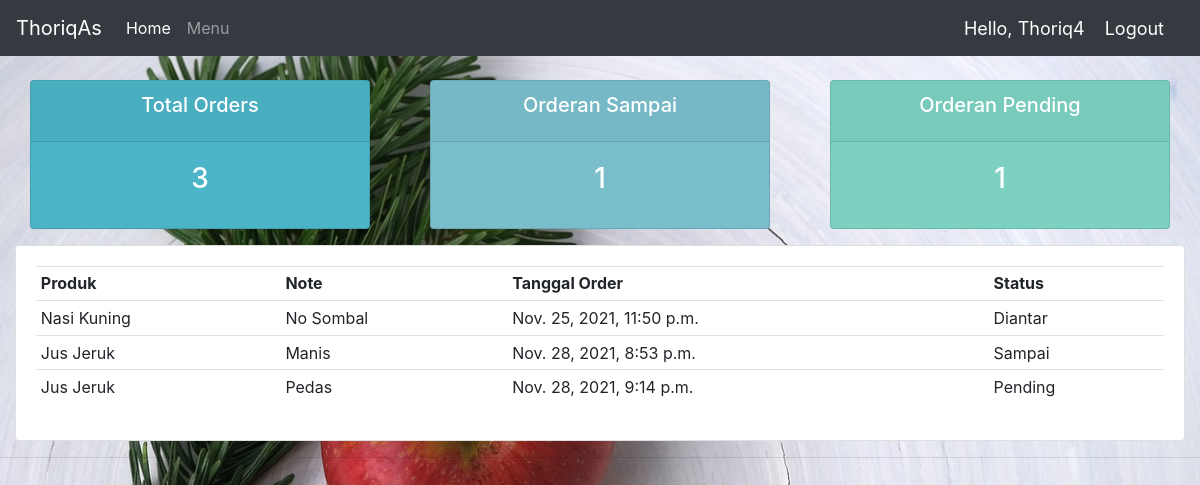
Page /user/ (signed in) on the committed database.
### accounts/models.py (models this page shows)
class Order(models.Model):
	STATUS = (
			('Pending', 'Pending'),
			('Diantar', 'Diantar'),
			('Sampai', 'Sampai'),
			)
	customer = models.ForeignKey(Customer, null=True, on_delete= models.SET_NULL)
	product = models.ForeignKey(Product, null=True, on_delete= models.SET_NULL)
	date_created = models.DateTimeField(auto_now_add=True, null=True)
	status = models.CharField(max_length=200, null=True, choices=STATUS)
	note = models.CharField(max_length=1000, null=True)
	def __str__(self):
		return self.product.name

class Product(models.Model):
	CATEGORY = (
			('Indoor', 'Indoor'),
			('Out Door', 'Out Door'),
			)
	name = models.CharField(max_length=200, null=True)
	price = models.FloatField(null=True)
	category = models.CharField(max_length=200, null=True, choices=CATEGORY)
	description = models.CharField(max_length=200, null=True, blank=True)
	date_created = models.DateTimeField(auto_now_add=True, null=True)
	tags = models.ManyToManyField(Tag)
	def __str__(self):
		return self.name

### accounts/decorators.py (the view)
		def wrapper_func(request, *args, **kwargs):
			group = None
			if request.user.groups.exists():
				group = request.user.groups.all()[0].name
			if group in allowed_roles:
				return view_func(request, *args, **kwargs)
			else:
				return HttpResponse('You are not authorized to view this page')

### accounts/views.py (called while the page is built)
@login_required(login_url='login')
@allowed_users(allowed_roles=['customer'])
def userPage(request):
	orders = request.user.customer.order_set.all()
	total_orders = orders.count()
	Sampai = orders.filter(status='Sampai').count()
	pending = orders.filter(status='Pending').count()
	print('ORDERS:', orders)
	context = {'orders':orders, 'total_orders':total_orders,
	'Sampai':Sampai,'pending':pending}
	return render(request, 'accounts/user.html', context)

### accounts/templates/accounts/user.html (shortened to what this page needs)
{%  extends 'accounts/main.html' %}
{% block content %}
{%  include 'accounts/status.html' %}
{% load static %}
<!DOCTYPE html>
<html>
<head>
</head>
<div class="row">
	<div class="col-md">
		<div class="card card-body">
			<table class="table table-sm">
				<tr>
					<th>Produk</th>
					<th>Note</th>
					<th>Tanggal Order</th>
					<th>Status</th>
				</tr>
				{% for order in orders %}
				<tr>
					<td>{{order.product}}</td>
					<td>{{order.note}}</td>
					<td>{{order.date_created}}</td>
					<td>{{order.status}}</td>
				</tr>
				{% endfor %}
			</table>
		</div>
	</div>
</div>
{% endblock content %}

### accounts/templates/accounts/navbar.html (shortened to what this page needs)
{% load static %}
  <nav class="navbar navbar-expand-lg navbar-dark bg-dark">
    <a class="navbar-brand" href="#"> ThoriqAs</a>
    <div class="collapse navbar-collapse" id="navbarNav">
      <ul class="navbar-nav">
        <li class="nav-item active">
          <a class="nav-link" href="{% url 'home' %}">Home</a>
        </li>
        <li class="nav-item">
          <a class="nav-link" href="{% url 'products' %}">Menu</a>
        </li>
      </ul>
    </div>
    <span class="hello-msg">Hello, {{request.user}}</span>
    <span ><a  class="hello-msg" href="{% url 'logout' %}">Logout</a></span>
  </nav>

### static/css/main.css (style rules this page uses)
body { background-color: #ebeff5; }

### accounts/templates/accounts/navbar.html (style rules this page uses)
.hello-msg { font-size: 18px; color: #fff; margin-right: 20px; }

### rows in the picture
Order: product "Nasi Kuning", note "No Sombal", date_created "Nov. 25, 2021, 11:50 p.m.", status "Diantar"
Order: product "Jus Jeruk", note "Manis", date_created "Nov. 28, 2021, 8:53 p.m.", status "Sampai"
Order: product "Jus Jeruk", note "Pedas", date_created "Nov. 28, 2021, 9:14 p.m.", status "Pending"

### other values in the picture
{{ request.user }} "Thoriq4"
{{ total_orders }} "3"
{{ Sampai }} "1"
{{ pending }} "1"
